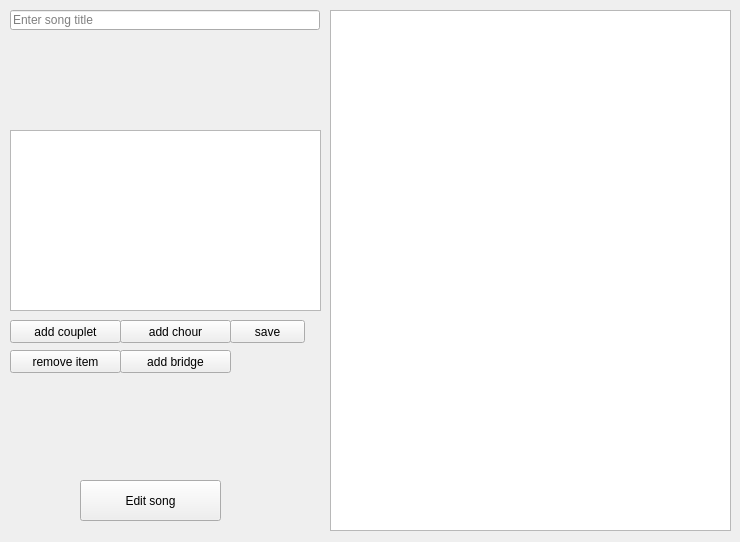
<?xml version="1.0" encoding="UTF-8"?>
<ui version="4.0">
 <class>EditSongWindow</class>
 <widget class="QMainWindow" name="EditSongWindow">
  <property name="geometry">
   <rect>
    <x>0</x>
    <y>0</y>
    <width>740</width>
    <height>542</height>
   </rect>
  </property>
  <property name="windowTitle">
   <string>Edit song</string>
  </property>
  <widget class="QWidget" name="centralwidget">
   <widget class="QPushButton" name="save_item_btn">
    <property name="geometry">
     <rect>
      <x>230</x>
      <y>320</y>
      <width>75</width>
      <height>23</height>
     </rect>
    </property>
    <property name="text">
     <string>save</string>
    </property>
   </widget>
   <widget class="QPushButton" name="edit_song_btn">
    <property name="geometry">
     <rect>
      <x>80</x>
      <y>480</y>
      <width>141</width>
      <height>41</height>
     </rect>
    </property>
    <property name="text">
     <string>Edit song</string>
    </property>
   </widget>
   <widget class="QPushButton" name="add_bridge_btn">
    <property name="geometry">
     <rect>
      <x>120</x>
      <y>350</y>
      <width>111</width>
      <height>23</height>
     </rect>
    </property>
    <property name="text">
     <string>add bridge</string>
    </property>
   </widget>
   <widget class="QLineEdit" name="song_title">
    <property name="geometry">
     <rect>
      <x>10</x>
      <y>10</y>
      <width>310</width>
      <height>20</height>
     </rect>
    </property>
    <property name="placeholderText">
     <string>Enter song title</string>
    </property>
   </widget>
   <widget class="QPushButton" name="add_couplet_btn">
    <property name="geometry">
     <rect>
      <x>10</x>
      <y>320</y>
      <width>111</width>
      <height>23</height>
     </rect>
    </property>
    <property name="text">
     <string>add couplet</string>
    </property>
   </widget>
   <widget class="QPushButton" name="remove_item_btn">
    <property name="geometry">
     <rect>
      <x>10</x>
      <y>350</y>
      <width>111</width>
      <height>23</height>
     </rect>
    </property>
    <property name="text">
     <string>remove item</string>
    </property>
   </widget>
   <widget class="QPushButton" name="add_chour_btn">
    <property name="geometry">
     <rect>
      <x>120</x>
      <y>320</y>
      <width>111</width>
      <height>23</height>
     </rect>
    </property>
    <property name="text">
     <string>add chour</string>
    </property>
   </widget>
   <widget class="QListWidget" name="song_list">
    <property name="geometry">
     <rect>
      <x>330</x>
      <y>10</y>
      <width>401</width>
      <height>521</height>
     </rect>
    </property>
    <property name="dragEnabled">
     <bool>false</bool>
    </property>
    <property name="dragDropOverwriteMode">
     <bool>false</bool>
    </property>
    <property name="dragDropMode">
     <enum>QAbstractItemView::InternalMove</enum>
    </property>
    <property name="verticalScrollMode">
     <enum>QAbstractItemView::ScrollPerPixel</enum>
    </property>
    <property name="horizontalScrollMode">
     <enum>QAbstractItemView::ScrollPerPixel</enum>
    </property>
    <property name="uniformItemSizes">
     <bool>false</bool>
    </property>
   </widget>
   <widget class="QPlainTextEdit" name="text_input">
    <property name="geometry">
     <rect>
      <x>10</x>
      <y>130</y>
      <width>311</width>
      <height>181</height>
     </rect>
    </property>
   </widget>
  </widget>
 </widget>
 <resources/>
 <connections/>
</ui>
